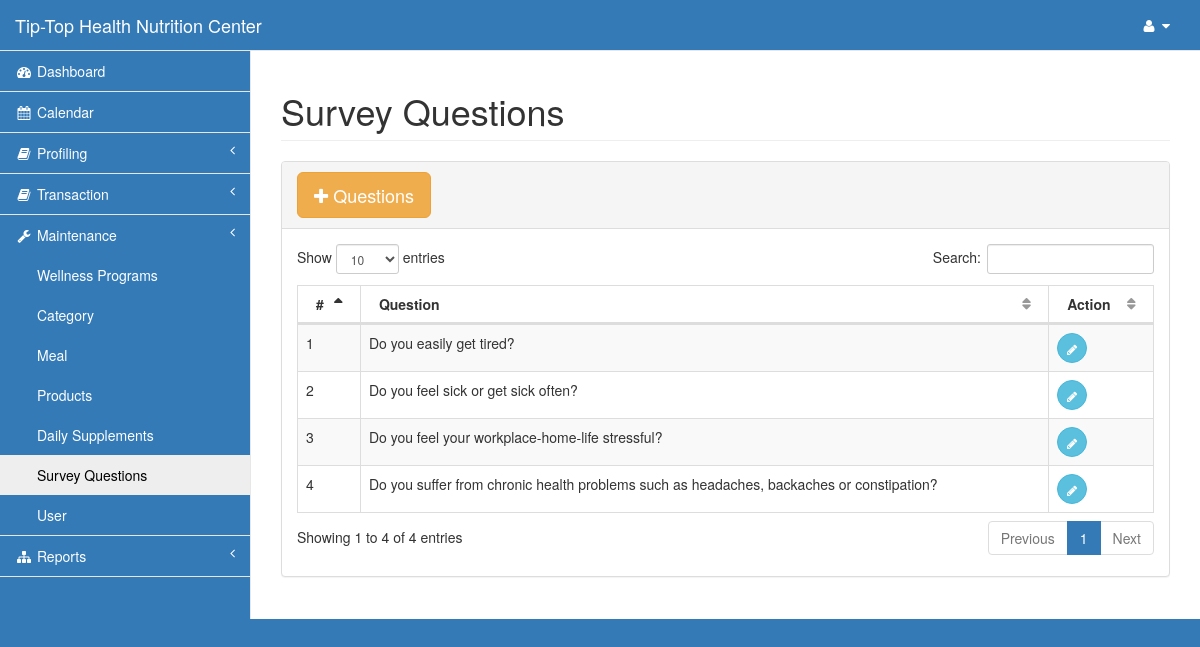
The page /pages/questions.php (signed in) on the database its author committed.
### tables this page shows
CREATE TABLE `question` (
  `question_id` int(11) NOT NULL,
  `question` varchar(100) NOT NULL
);

### pages/questions.php (the view, shortened to what this page needs)
<?php include('session.php');?>
<!DOCTYPE html>
<html lang="en">
<head>
    <?php include('css.php');?>
</head>
<body>
    <div id="wrapper">
        <?php include('nav.php');?>
        <div id="page-wrapper">
            <div class="row">
                <div class="col-lg-12">
                    <h1 class="page-header"> Survey Questions</h1>
                </div>
            </div>
            <div class="row">
                <div class="col-lg-12">
                    <div class="panel panel-default">
                        <div class="panel-heading">
                            <button type="button" class="btn btn-warning btn-lg" data-toggle="modal" data-target="#myModal"><i class="fa fa-plus"></i> Questions </button>
                        </div>
                        <div class="panel-body">
                            <table width="100%" class="table table-striped table-bordered table-hover" id="dataTables-example">
                                <thead>
                                    <tr>
                                        <th>#</th>
                                        <th>Question</th>
                                        <th>Action</th>
                                    </tr>
                                </thead>
                                <tbody>
<?php
        $query=mysqli_query($con,"select * from question order by question")or die(mysqli_error($con));
            $i=1;
          while ($row=mysqli_fetch_array($query)){
            $id=$row['question_id'];
?>
                                    <tr class="odd gradeX">
                                        <td class="center"><?php echo $i;?></td>
                                        <td><?php echo $row['question'];?></td>
                                        <td>
                                            <a href="" class="btn btn-info btn-circle" data-toggle="modal" data-target="#edit<?php echo $id;?>"><i class="fa fa-pencil"></i></a>
                                        </td>
                                    </tr>
<?php $i++;}?>
                                </tbody>
                            </table>
                    </div>
                </div>
            </div>
        </div>
    </div>
</body>
</html>

### pages/css.php (style rules this page uses)
.navbar-default, body { background-color: #337ab7!important; }

### rows shown on the page
question: question "Do you easily get tired?"
question: question "Do you feel sick or get sick often?"
question: question "Do you feel your workplace-home-life stressful?"
question: question "Do you suffer from chronic health problems such as headaches, backaches or constipation?"
